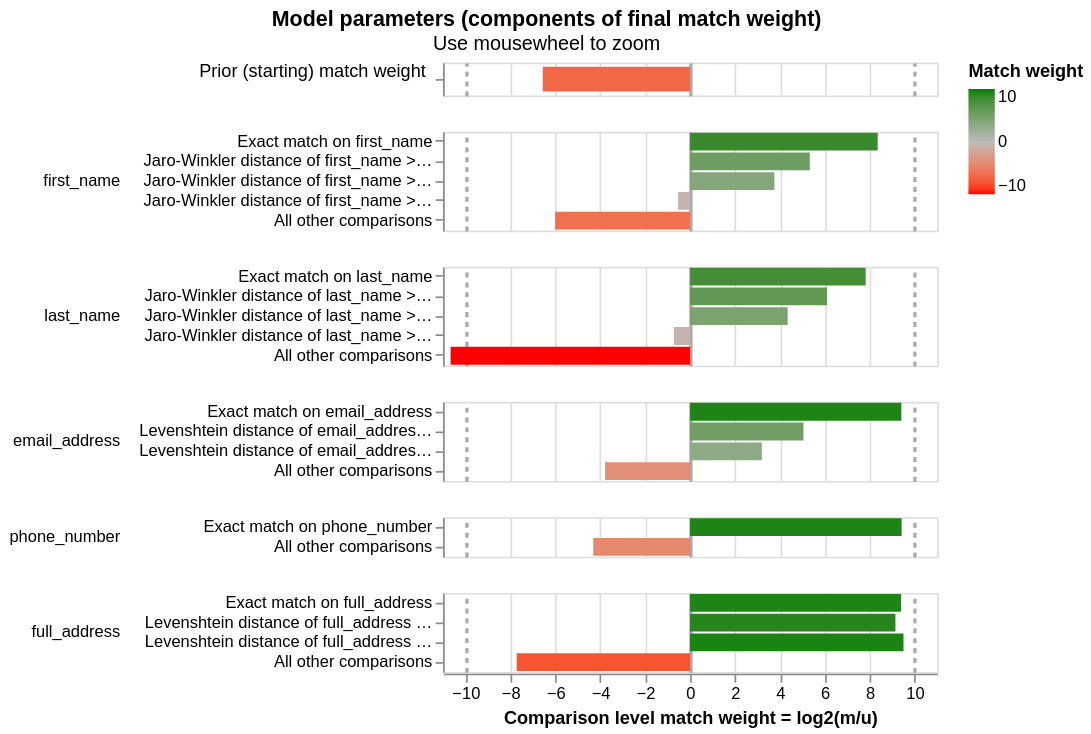

The cell this chart's notebook holds for it:
### Code cell
linker.visualisations.match_weights_chart()

### Figure 1 — Vega-Lite specification as saved in the notebook (floating-point values rounded to 4 significant figures)
{"config": {"view": {"continuousWidth": 300, "continuousHeight": 300, "discreteHeight": 60, "discreteWidth": 400}, "header": {"title": null}, "mark": {"tooltip": null}, "title": {"anchor": "middle"}}, "vconcat": [{"mark": {"type": "bar", "clip": true, "height": 15}, "encoding": {"color": {"field": "log2_bayes_factor", "scale": {"domain": [-10, 0, 10], "interpolate": "lab", "range": ["red", "#bbbbbb", "green"]}, "title": "Match weight", "type": "quantitative"}, "tooltip": [{"field": "comparison_name", "title": "Comparison name", "type": "nominal"}, {"field": "probability_two_random_records_match", "format": ".4f", "title": "Probability two random records match", "type": "nominal"}, {"field": "log2_bayes_factor", "format": ",.4f", "title": "Equivalent match weight", "type": "quantitative"}, {"field": "bayes_factor_description", "title": "Match weight description", "type": "nominal"}], "x": {"axis": {"domain": false, "gridColor": {"condition": {"test": "abs(datum.value / 10)  <= 1 & datum.value % 10 === 0", "value": "#aaa"}, "value": "#ddd"}, "gridDash": {"condition": {"test": "abs(datum.value / 10) == 1", "value": [3]}, "value": null}, "gridWidth": {"condition": {"test": "abs(datum.value / 10)  <= 1 & datum.value % 10 === 0", "value": 2}, "value": 1}, "labels": false, "ticks": false, "title": ""}, "field": "log2_bayes_factor", "scale": {"domain": [-11, 11]}, "type": "quantitative"}, "y": {"axis": {"title": "Prior (starting) match weight", "titleAlign": "right", "titleAngle": 0, "titleFontWeight": "normal"}, "field": "label_for_charts", "sort": {"field": "comparison_vector_value", "order": "descending"}, "type": "nominal"}}, "height": 20, "transform": [{"filter": "(datum.comparison_name == 'probability_two_random_records_match')"}]}, {"mark": {"type": "bar", "clip": true}, "encoding": {"color": {"field": "log2_bayes_factor", "scale": {"domain": [-10, 0, 10], "interpolate": "lab", "range": ["red", "#bbbbbb", "green"]}, "title": "Match weight", "type": "quantitative"}, "row": {"field": "comparison_name", "header": {"labelAlign": "left", "labelAnchor": "middle", "labelAngle": 0}, "sort": {"field": "comparison_sort_order"}, "type": "nominal"}, "tooltip": [{"field": "comparison_name", "title": "Comparison name", "type": "nominal"}, {"field": "label_for_charts", "title": "Label", "type": "ordinal"}, {"field": "sql_condition", "title": "SQL condition", "type": "nominal"}, {"field": "m_probability", "format": ".10~g", "title": "M probability", "type": "quantitative"}, {"field": "u_probability", "format": ".10~g", "title": "U probability", "type": "quantitative"}, {"field": "bayes_factor", "format": ",.6f", "title": "Bayes factor = m/u", "type": "quantitative"}, {"field": "log2_bayes_factor", "format": ".4~g", "title": "Match weight = log2(m/u)", "type": "quantitative"}, {"field": "bayes_factor_description", "title": "Match weight description", "type": "nominal"}, {"field": "m_probability_description", "title": "m probability description", "type": "nominal"}, {"field": "u_probability_description", "title": "u probability description", "type": "nominal"}], "x": {"axis": {"gridColor": {"condition": {"test": "abs(datum.value / 10)  <= 1 & datum.value % 10 === 0", "value": "#aaa"}, "value": "#ddd"}, "gridDash": {"condition": {"test": "abs(datum.value / 10) == 1", "value": [3]}, "value": null}, "gridWidth": {"condition": {"test": "abs(datum.value / 10)  <= 1 & datum.value % 10 === 0", "value": 2}, "value": 1}, "title": "Comparison level match weight = log2(m/u)"}, "field": "log2_bayes_factor", "scale": {"domain": [-11, 11]}, "type": "quantitative"}, "y": {"axis": {"title": null}, "field": "label_for_charts", "sort": {"field": "comparison_vector_value", "order": "descending"}, "type": "nominal"}}, "height": {"step": 12}, "resolve": {"axis": {"y": "independent"}, "scale": {"y": "independent"}}, "transform": [{"filter": "(datum.comparison_name != 'probability_two_random_records_match')"}]}], "data": {"name": "data-dc8c1d7793afae52a307c272cdb7ea5c"}, "params": [{"name": "mouse_zoom", "select": {"type": "interval", "encodings": ["x"]}, "bind": "scales", "views": []}], "resolve": {"axis": {"y": "independent"}, "scale": {"y": "independent"}}, "title": {"text": "Model parameters (components of final match weight)", "subtitle": "Use mousewheel to zoom"}, "$schema": "https://vega.github.io/schema/vega-lite/v5.9.3.json", "datasets": {"data-dc8c1d7793afae52a307c272cdb7ea5c": [{"comparison_name": "probability_two_random_records_match", "sql_condition": null, "label_for_charts": "", "m_probability": null, "u_probability": null, "m_probability_description": null, "u_probability_description": null, "has_tf_adjustments": false, "tf_adjustment_column": null, "tf_adjustment_weight": null, "is_null_level": false, "bayes_factor": 0.01061, "log2_bayes_factor": -6.558, "comparison_vector_value": 0, "max_comparison_vector_value": 0, "bayes_factor_description": "The probability that two random records drawn at random match is 0.010 or one in  95.3 records.This is equivalent to a starting match weight of -6.558.", "probability_two_random_records_match": 0.0105, "comparison_sort_order": -1}, {"comparison_name": "first_name", "sql_condition": "\"first_name_l\" = \"first_name_r\"", "label_for_charts": "Exact match on first_name", "m_probability": 0.9281, "u_probability": 0.002838, "m_probability_description": "Amongst matching record comparisons, 92.81% of records (i.e. one in 1.077) are in the exact match on first_name comparison level", "u_probability_description": "Amongst non-matching record comparisons, 0.2838% of records (i.e. one in 352) are in the exact match on first_name comparison level", "has_tf_adjustments": true, "tf_adjustment_column": "first_name", "tf_adjustment_weight": 1.0, "is_null_level": false, "bayes_factor": 327.0, "log2_bayes_factor": 8.353, "comparison_vector_value": 4, "max_comparison_vector_value": 4, "bayes_factor_description": "If comparison level is `exact match on first_name` then comparison is 327 times more likely to be a match", "probability_two_random_records_match": 0.0105, "comparison_sort_order": 0}, {"comparison_name": "first_name", "sql_condition": "jaro_winkler_similarity(\"first_name_l\", \"first_name_r\") >= 0.92", "label_for_charts": "Jaro-Winkler distance of first_name >= 0.92", "m_probability": 0.03146, "u_probability": 0.0007822, "m_probability_description": "Amongst matching record comparisons, 3.146% of records (i.e. one in 31.78) are in the jaro-winkler distance of first_name >= 0.92 comparison level", "u_probability_description": "Amongst non-matching record comparisons, 0.07822% of records (i.e. one in 1,278) are in the jaro-winkler distance of first_name >= 0.92 comparison level", "has_tf_adjustments": false, "tf_adjustment_column": null, "tf_adjustment_weight": 1.0, "is_null_level": false, "bayes_factor": 40.23, "log2_bayes_factor": 5.33, "comparison_vector_value": 3, "max_comparison_vector_value": 4, "bayes_factor_description": "If comparison level is `jaro-winkler distance of first_name >= 0.92` then comparison is 40.23 times more likely to be a match", "probability_two_random_records_match": 0.0105, "comparison_sort_order": 0}, {"comparison_name": "first_name", "sql_condition": "jaro_winkler_similarity(\"first_name_l\", \"first_name_r\") >= 0.88", "label_for_charts": "Jaro-Winkler distance of first_name >= 0.88", "m_probability": 0.0129, "u_probability": 0.0009558, "m_probability_description": "Amongst matching record comparisons, 1.29% of records (i.e. one in 77.53) are in the jaro-winkler distance of first_name >= 0.88 comparison level", "u_probability_description": "Amongst non-matching record comparisons, 0.09558% of records (i.e. one in 1,046) are in the jaro-winkler distance of first_name >= 0.88 comparison level", "has_tf_adjustments": false, "tf_adjustment_column": null, "tf_adjustment_weight": 1.0, "is_null_level": false, "bayes_factor": 13.49, "log2_bayes_factor": 3.754, "comparison_vector_value": 2, "max_comparison_vector_value": 4, "bayes_factor_description": "If comparison level is `jaro-winkler distance of first_name >= 0.88` then comparison is 13.49 times more likely to be a match", "probability_two_random_records_match": 0.0105, "comparison_sort_order": 0}, {"comparison_name": "first_name", "sql_condition": "jaro_winkler_similarity(\"first_name_l\", \"first_name_r\") >= 0.7", "label_for_charts": "Jaro-Winkler distance of first_name >= 0.7", "m_probability": 0.01236, "u_probability": 0.01789, "m_probability_description": "Amongst matching record comparisons, 1.236% of records (i.e. one in 80.93) are in the jaro-winkler distance of first_name >= 0.7 comparison level", "u_probability_description": "Amongst non-matching record comparisons, 1.789% of records (i.e. one in 55.9) are in the jaro-winkler distance of first_name >= 0.7 comparison level", "has_tf_adjustments": false, "tf_adjustment_column": null, "tf_adjustment_weight": 1.0, "is_null_level": false, "bayes_factor": 0.6907, "log2_bayes_factor": -0.5339, "comparison_vector_value": 1, "max_comparison_vector_value": 4, "bayes_factor_description": "If comparison level is `jaro-winkler distance of first_name >= 0.7` then comparison is 1.448 times less likely to be a match", "probability_two_random_records_match": 0.0105, "comparison_sort_order": 0}, {"comparison_name": "first_name", "sql_condition": "ELSE", "label_for_charts": "All other comparisons", "m_probability": 0.01519, "u_probability": 0.9775, "m_probability_description": "Amongst matching record comparisons, 1.519% of records (i.e. one in 65.84) are in the all other comparisons comparison level", "u_probability_description": "Amongst non-matching record comparisons, 97.75% of records (i.e. one in 1.023) are in the all other comparisons comparison level", "has_tf_adjustments": false, "tf_adjustment_column": null, "tf_adjustment_weight": 1.0, "is_null_level": false, "bayes_factor": 0.01554, "log2_bayes_factor": -6.008, "comparison_vector_value": 0, "max_comparison_vector_value": 4, "bayes_factor_description": "If comparison level is `all other comparisons` then comparison is 64.36 times less likely to be a match", "probability_two_random_records_match": 0.0105, "comparison_sort_order": 0}, {"comparison_name": "last_name", "sql_condition": "\"last_name_l\" = \"last_name_r\"", "label_for_charts": "Exact match on last_name", "m_probability": 0.908, "u_probability": 0.004022, "m_probability_description": "Amongst matching record comparisons, 90.8% of records (i.e. one in 1.101) are in the exact match on last_name comparison level", "u_probability_description": "Amongst non-matching record comparisons, 0.4022% of records (i.e. one in 249) are in the exact match on last_name comparison level", "has_tf_adjustments": true, "tf_adjustment_column": "last_name", "tf_adjustment_weight": 1.0, "is_null_level": false, "bayes_factor": 225.8, "log2_bayes_factor": 7.819, "comparison_vector_value": 4, "max_comparison_vector_value": 4, "bayes_factor_description": "If comparison level is `exact match on last_name` then comparison is 226 times more likely to be a match", "probability_two_random_records_match": 0.0105, "comparison_sort_order": 1}, {"comparison_name": "last_name", "sql_condition": "jaro_winkler_similarity(\"last_name_l\", \"last_name_r\") >= 0.92", "label_for_charts": "Jaro-Winkler distance of last_name >= 0.92", "m_probability": 0.06787, "u_probability": 0.0009889, "m_probability_description": "Amongst matching record comparisons, 6.787% of records (i.e. one in 14.73) are in the jaro-winkler distance of last_name >= 0.92 comparison level", "u_probability_description": "Amongst non-matching record comparisons, 0.09889% of records (i.e. one in 1,011) are in the jaro-winkler distance of last_name >= 0.92 comparison level", "has_tf_adjustments": false, "tf_adjustment_column": null, "tf_adjustment_weight": 1.0, "is_null_level": false, "bayes_factor": 68.63, "log2_bayes_factor": 6.101, "comparison_vector_value": 3, "max_comparison_vector_value": 4, "bayes_factor_description": "If comparison level is `jaro-winkler distance of last_name >= 0.92` then comparison is 68.63 times more likely to be a match", "probability_two_random_records_match": 0.0105, "comparison_sort_order": 1}, {"comparison_name": "last_name", "sql_condition": "jaro_winkler_similarity(\"last_name_l\", \"last_name_r\") >= 0.88", "label_for_charts": "Jaro-Winkler distance of last_name >= 0.88", "m_probability": 0.0129, "u_probability": 0.000635, "m_probability_description": "Amongst matching record comparisons, 1.29% of records (i.e. one in 77.53) are in the jaro-winkler distance of last_name >= 0.88 comparison level", "u_probability_description": "Amongst non-matching record comparisons, 0.0635% of records (i.e. one in 1,575) are in the jaro-winkler distance of last_name >= 0.88 comparison level", "has_tf_adjustments": false, "tf_adjustment_column": null, "tf_adjustment_weight": 1.0, "is_null_level": false, "bayes_factor": 20.31, "log2_bayes_factor": 4.344, "comparison_vector_value": 2, "max_comparison_vector_value": 4, "bayes_factor_description": "If comparison level is `jaro-winkler distance of last_name >= 0.88` then comparison is 20.31 times more likely to be a match", "probability_two_random_records_match": 0.0105, "comparison_sort_order": 1}, {"comparison_name": "last_name", "sql_condition": "jaro_winkler_similarity(\"last_name_l\", \"last_name_r\") >= 0.7", "label_for_charts": "Jaro-Winkler distance of last_name >= 0.7", "m_probability": 0.01067, "u_probability": 0.01767, "m_probability_description": "Amongst matching record comparisons, 1.067% of records (i.e. one in 93.74) are in the jaro-winkler distance of last_name >= 0.7 comparison level", "u_probability_description": "Amongst non-matching record comparisons, 1.767% of records (i.e. one in 56.6) are in the jaro-winkler distance of last_name >= 0.7 comparison level", "has_tf_adjustments": false, "tf_adjustment_column": null, "tf_adjustment_weight": 1.0, "is_null_level": false, "bayes_factor": 0.6038, "log2_bayes_factor": -0.7278, "comparison_vector_value": 1, "max_comparison_vector_value": 4, "bayes_factor_description": "If comparison level is `jaro-winkler distance of last_name >= 0.7` then comparison is 1.656 times less likely to be a match", "probability_two_random_records_match": 0.0105, "comparison_sort_order": 1}, {"comparison_name": "last_name", "sql_condition": "ELSE", "label_for_charts": "All other comparisons", "m_probability": 0.0006027, "u_probability": 0.9767, "m_probability_description": "Amongst matching record comparisons, 0.06027% of records (i.e. one in 1,659) are in the all other comparisons comparison level", "u_probability_description": "Amongst non-matching record comparisons, 97.67% of records (i.e. one in 1.024) are in the all other comparisons comparison level", "has_tf_adjustments": false, "tf_adjustment_column": null, "tf_adjustment_weight": 1.0, "is_null_level": false, "bayes_factor": 0.0006171, "log2_bayes_factor": -10.66, "comparison_vector_value": 0, "max_comparison_vector_value": 4, "bayes_factor_description": "If comparison level is `all other comparisons` then comparison is 1,620 times less likely to be a match", "probability_two_random_records_match": 0.0105, "comparison_sort_order": 1}, {"comparison_name": "email_address", "sql_condition": "\"email_address_l\" = \"email_address_r\"", "label_for_charts": "Exact match on email_address", "m_probability": 0.9225, "u_probability": 0.001359, "m_probability_description": "Amongst matching record comparisons, 92.25% of records (i.e. one in 1.084) are in the exact match on email_address comparison level", "u_probability_description": "Amongst non-matching record comparisons, 0.1359% of records (i.e. one in 736) are in the exact match on email_address comparison level", "has_tf_adjustments": false, "tf_adjustment_column": null, "tf_adjustment_weight": 1.0, "is_null_level": false, "bayes_factor": 678.7, "log2_bayes_factor": 9.407, "comparison_vector_value": 3, "max_comparison_vector_value": 3, "bayes_factor_description": "If comparison level is `exact match on email_address` then comparison is 679 times more likely to be a match", "probability_two_random_records_match": 0.0105, "comparison_sort_order": 2}, {"comparison_name": "email_address", "sql_condition": "levenshtein(\"email_address_l\", \"email_address_r\") <= 1", "label_for_charts": "Levenshtein distance of email_address <= 1", "m_probability": 0.001494, "u_probability": 4.511e-05, "m_probability_description": "Amongst matching record comparisons, 0.1494% of records (i.e. one in 669) are in the levenshtein distance of email_address <= 1 comparison level", "u_probability_description": "Amongst non-matching record comparisons, 0.004511% of records (i.e. one in 22,166) are in the levenshtein distance of email_address <= 1 comparison level", "has_tf_adjustments": false, "tf_adjustment_column": null, "tf_adjustment_weight": 1.0, "is_null_level": false, "bayes_factor": 33.12, "log2_bayes_factor": 5.049, "comparison_vector_value": 2, "max_comparison_vector_value": 3, "bayes_factor_description": "If comparison level is `levenshtein distance of email_address <= 1` then comparison is 33.12 times more likely to be a match", "probability_two_random_records_match": 0.0105, "comparison_sort_order": 2}, {"comparison_name": "email_address", "sql_condition": "levenshtein(\"email_address_l\", \"email_address_r\") <= 2", "label_for_charts": "Levenshtein distance of email_address <= 2", "m_probability": 0.003547, "u_probability": 0.0003871, "m_probability_description": "Amongst matching record comparisons, 0.3547% of records (i.e. one in 282) are in the levenshtein distance of email_address <= 2 comparison level", "u_probability_description": "Amongst non-matching record comparisons, 0.03871% of records (i.e. one in 2,583) are in the levenshtein distance of email_address <= 2 comparison level", "has_tf_adjustments": false, "tf_adjustment_column": null, "tf_adjustment_weight": 1.0, "is_null_level": false, "bayes_factor": 9.163, "log2_bayes_factor": 3.196, "comparison_vector_value": 1, "max_comparison_vector_value": 3, "bayes_factor_description": "If comparison level is `levenshtein distance of email_address <= 2` then comparison is 9.163 times more likely to be a match", "probability_two_random_records_match": 0.0105, "comparison_sort_order": 2}, {"comparison_name": "email_address", "sql_condition": "ELSE", "label_for_charts": "All other comparisons", "m_probability": 0.07251, "u_probability": 0.9982, "m_probability_description": "Amongst matching record comparisons, 7.251% of records (i.e. one in 13.79) are in the all other comparisons comparison level", "u_probability_description": "Amongst non-matching record comparisons, 99.82% of records (i.e. one in 1.002) are in the all other comparisons comparison level", "has_tf_adjustments": false, "tf_adjustment_column": null, "tf_adjustment_weight": 1.0, "is_null_level": false, "bayes_factor": 0.07264, "log2_bayes_factor": -3.783, "comparison_vector_value": 0, "max_comparison_vector_value": 3, "bayes_factor_description": "If comparison level is `all other comparisons` then comparison is 13.77 times less likely to be a match", "probability_two_random_records_match": 0.0105, "comparison_sort_order": 2}, {"comparison_name": "phone_number", "sql_condition": "\"phone_number_l\" = \"phone_number_r\"", "label_for_charts": "Exact match on phone_number", "m_probability": 0.9497, "u_probability": 0.001388, "m_probability_description": "Amongst matching record comparisons, 94.97% of records (i.e. one in 1.053) are in the exact match on phone_number comparison level", "u_probability_description": "Amongst non-matching record comparisons, 0.1388% of records (i.e. one in 720) are in the exact match on phone_number comparison level", "has_tf_adjustments": false, "tf_adjustment_column": null, "tf_adjustment_weight": 1.0, "is_null_level": false, "bayes_factor": 684.1, "log2_bayes_factor": 9.418, "comparison_vector_value": 1, "max_comparison_vector_value": 1, "bayes_factor_description": "If comparison level is `exact match on phone_number` then comparison is 684 times more likely to be a match", "probability_two_random_records_match": 0.0105, "comparison_sort_order": 3}, {"comparison_name": "phone_number", "sql_condition": "ELSE", "label_for_charts": "All other comparisons", "m_probability": 0.05031, "u_probability": 0.9986, "m_probability_description": "Amongst matching record comparisons, 5.031% of records (i.e. one in 19.88) are in the all other comparisons comparison level", "u_probability_description": "Amongst non-matching record comparisons, 99.86% of records (i.e. one in 1.001) are in the all other comparisons comparison level", "has_tf_adjustments": false, "tf_adjustment_column": null, "tf_adjustment_weight": 1.0, "is_null_level": false, "bayes_factor": 0.05037, "log2_bayes_factor": -4.311, "comparison_vector_value": 0, "max_comparison_vector_value": 1, "bayes_factor_description": "If comparison level is `all other comparisons` then comparison is 19.85 times less likely to be a match", "probability_two_random_records_match": 0.0105, "comparison_sort_order": 3}, {"comparison_name": "full_address", "sql_condition": "\"full_address_l\" = \"full_address_r\"", "label_for_charts": "Exact match on full_address", "m_probability": 0.9223, "u_probability": 0.001369, "m_probability_description": "Amongst matching record comparisons, 92.23% of records (i.e. one in 1.084) are in the exact match on full_address comparison level", "u_probability_description": "Amongst non-matching record comparisons, 0.1369% of records (i.e. one in 731) are in the exact match on full_address comparison level", "has_tf_adjustments": false, "tf_adjustment_column": null, "tf_adjustment_weight": 1.0, "is_null_level": false, "bayes_factor": 673.8, "log2_bayes_factor": 9.396, "comparison_vector_value": 3, "max_comparison_vector_value": 3, "bayes_factor_description": "If comparison level is `exact match on full_address` then comparison is 674 times more likely to be a match", "probability_two_random_records_match": 0.0105, "comparison_sort_order": 4}, {"comparison_name": "full_address", "sql_condition": "levenshtein(\"full_address_l\", \"full_address_r\") <= 1", "label_for_charts": "Levenshtein distance of full_address <= 1", "m_probability": 0.04507, "u_probability": 7.973e-05, "m_probability_description": "Amongst matching record comparisons, 4.507% of records (i.e. one in 22.19) are in the levenshtein distance of full_address <= 1 comparison level", "u_probability_description": "Amongst non-matching record comparisons, 0.007973% of records (i.e. one in 12,543) are in the levenshtein distance of full_address <= 1 comparison level", "has_tf_adjustments": false, "tf_adjustment_column": null, "tf_adjustment_weight": 1.0, "is_null_level": false, "bayes_factor": 565.3, "log2_bayes_factor": 9.143, "comparison_vector_value": 2, "max_comparison_vector_value": 3, "bayes_factor_description": "If comparison level is `levenshtein distance of full_address <= 1` then comparison is 565 times more likely to be a match", "probability_two_random_records_match": 0.0105, "comparison_sort_order": 4}, {"comparison_name": "full_address", "sql_condition": "levenshtein(\"full_address_l\", \"full_address_r\") <= 2", "label_for_charts": "Levenshtein distance of full_address <= 2", "m_probability": 0.02793, "u_probability": 3.852e-05, "m_probability_description": "Amongst matching record comparisons, 2.793% of records (i.e. one in 35.8) are in the levenshtein distance of full_address <= 2 comparison level", "u_probability_description": "Amongst non-matching record comparisons, 0.003852% of records (i.e. one in 25,958) are in the levenshtein distance of full_address <= 2 comparison level", "has_tf_adjustments": false, "tf_adjustment_column": null, "tf_adjustment_weight": 1.0, "is_null_level": false, "bayes_factor": 725.0, "log2_bayes_factor": 9.502, "comparison_vector_value": 1, "max_comparison_vector_value": 3, "bayes_factor_description": "If comparison level is `levenshtein distance of full_address <= 2` then comparison is 725 times more likely to be a match", "probability_two_random_records_match": 0.0105, "comparison_sort_order": 4}, {"comparison_name": "full_address", "sql_condition": "ELSE", "label_for_charts": "All other comparisons", "m_probability": 0.004739, "u_probability": 0.9985, "m_probability_description": "Amongst matching record comparisons, 0.4739% of records (i.e. one in 211) are in the all other comparisons comparison level", "u_probability_description": "Amongst non-matching record comparisons, 99.85% of records (i.e. one in 1.001) are in the all other comparisons comparison level", "has_tf_adjustments": false, "tf_adjustment_column": null, "tf_adjustment_weight": 1.0, "is_null_level": false, "bayes_factor": 0.004746, "log2_bayes_factor": -7.719, "comparison_vector_value": 0, "max_comparison_vector_value": 3, "bayes_factor_description": "If comparison level is `all other comparisons` then comparison is 211 times less likely to be a match", "probability_two_random_records_match": 0.0105, "comparison_sort_order": 4}]}}
